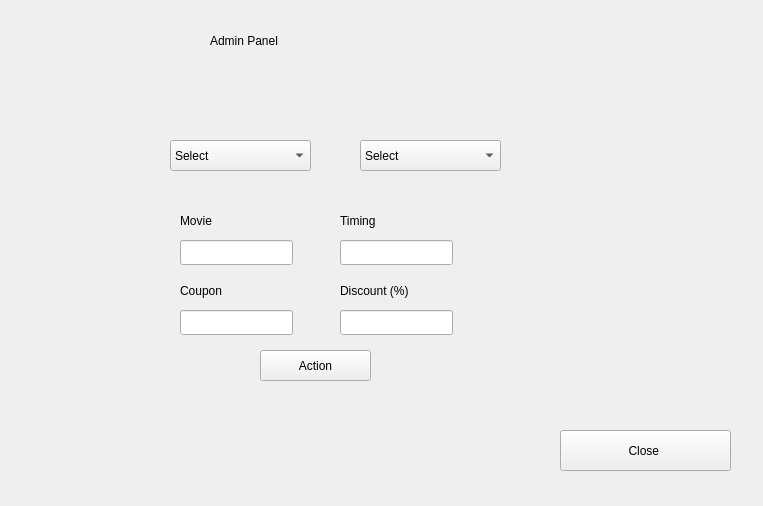
<?xml version="1.0" encoding="UTF-8"?>
<ui version="4.0">
 <class>AdminPanel</class>
 <widget class="QWidget" name="AdminPanel">
  <property name="geometry">
   <rect>
    <x>0</x>
    <y>0</y>
    <width>763</width>
    <height>506</height>
   </rect>
  </property>
  <property name="minimumSize">
   <size>
    <width>763</width>
    <height>506</height>
   </size>
  </property>
  <property name="windowTitle">
   <string>Form</string>
  </property>
  <widget class="QLabel" name="mainlabal_2">
   <property name="geometry">
    <rect>
     <x>210</x>
     <y>10</y>
     <width>171</width>
     <height>61</height>
    </rect>
   </property>
   <property name="styleSheet">
    <string notr="true">font: 75 19pt &quot;Serif&quot;;</string>
   </property>
   <property name="text">
    <string>Admin Panel</string>
   </property>
  </widget>
  <widget class="QPushButton" name="adminLoginpushButton_2">
   <property name="geometry">
    <rect>
     <x>260</x>
     <y>350</y>
     <width>111</width>
     <height>31</height>
    </rect>
   </property>
   <property name="text">
    <string>Action</string>
   </property>
  </widget>
  <widget class="QComboBox" name="ActioncomboBox">
   <property name="geometry">
    <rect>
     <x>360</x>
     <y>140</y>
     <width>141</width>
     <height>31</height>
    </rect>
   </property>
   <item>
    <property name="text">
     <string>Select</string>
    </property>
   </item>
   <item>
    <property name="text">
     <string>Add New</string>
    </property>
   </item>
   <item>
    <property name="text">
     <string>Update</string>
    </property>
   </item>
   <item>
    <property name="text">
     <string>Delete</string>
    </property>
   </item>
  </widget>
  <widget class="QComboBox" name="listActioncomboBox">
   <property name="geometry">
    <rect>
     <x>170</x>
     <y>140</y>
     <width>141</width>
     <height>31</height>
    </rect>
   </property>
   <item>
    <property name="text">
     <string>Select</string>
    </property>
   </item>
   <item>
    <property name="text">
     <string>Movie</string>
    </property>
   </item>
   <item>
    <property name="text">
     <string>Coupon</string>
    </property>
   </item>
  </widget>
  <widget class="QLineEdit" name="movie">
   <property name="geometry">
    <rect>
     <x>180</x>
     <y>240</y>
     <width>113</width>
     <height>25</height>
    </rect>
   </property>
  </widget>
  <widget class="QLineEdit" name="timing">
   <property name="geometry">
    <rect>
     <x>340</x>
     <y>240</y>
     <width>113</width>
     <height>25</height>
    </rect>
   </property>
  </widget>
  <widget class="QLineEdit" name="code">
   <property name="geometry">
    <rect>
     <x>180</x>
     <y>310</y>
     <width>113</width>
     <height>25</height>
    </rect>
   </property>
  </widget>
  <widget class="QLabel" name="adminLoginLabel">
   <property name="geometry">
    <rect>
     <x>180</x>
     <y>210</y>
     <width>91</width>
     <height>21</height>
    </rect>
   </property>
   <property name="text">
    <string>Movie</string>
   </property>
  </widget>
  <widget class="QLabel" name="adminLoginLabel_2">
   <property name="geometry">
    <rect>
     <x>340</x>
     <y>210</y>
     <width>91</width>
     <height>21</height>
    </rect>
   </property>
   <property name="text">
    <string>Timing</string>
   </property>
  </widget>
  <widget class="QLabel" name="adminLoginLabel_3">
   <property name="geometry">
    <rect>
     <x>180</x>
     <y>280</y>
     <width>91</width>
     <height>21</height>
    </rect>
   </property>
   <property name="text">
    <string>Coupon</string>
   </property>
  </widget>
  <widget class="QPushButton" name="adminLoginpushButton_3">
   <property name="geometry">
    <rect>
     <x>560</x>
     <y>430</y>
     <width>171</width>
     <height>41</height>
    </rect>
   </property>
   <property name="text">
    <string>Close </string>
   </property>
  </widget>
  <widget class="QLineEdit" name="discount">
   <property name="geometry">
    <rect>
     <x>340</x>
     <y>310</y>
     <width>113</width>
     <height>25</height>
    </rect>
   </property>
  </widget>
  <widget class="QLabel" name="adminLoginLabel_4">
   <property name="geometry">
    <rect>
     <x>340</x>
     <y>280</y>
     <width>91</width>
     <height>21</height>
    </rect>
   </property>
   <property name="text">
    <string>Discount (%)</string>
   </property>
  </widget>
 </widget>
 <resources/>
 <connections/>
</ui>
